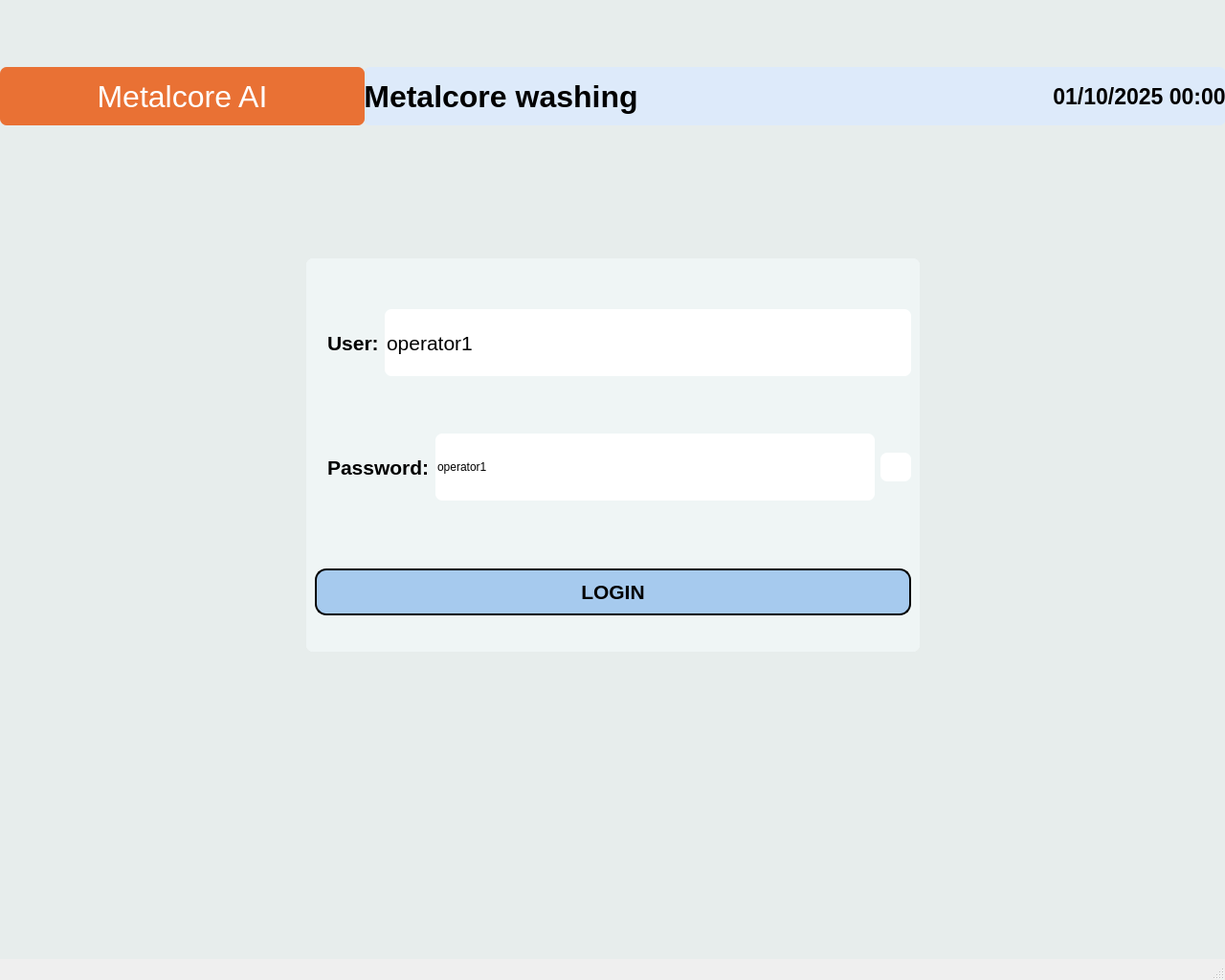
<?xml version="1.0" encoding="UTF-8"?>
<ui version="4.0">
 <class>MainWindow</class>
 <widget class="QMainWindow" name="MainWindow">
  <property name="enabled">
   <bool>true</bool>
  </property>
  <property name="geometry">
   <rect>
    <x>0</x>
    <y>0</y>
    <width>1280</width>
    <height>1024</height>
   </rect>
  </property>
  <property name="sizePolicy">
   <sizepolicy hsizetype="Fixed" vsizetype="Fixed">
    <horstretch>0</horstretch>
    <verstretch>0</verstretch>
   </sizepolicy>
  </property>
  <property name="windowTitle">
   <string>MainWindow</string>
  </property>
  <widget class="QWidget" name="centralwidget">
   <property name="styleSheet">
    <string notr="true">background-color: rgba(231,237,236,255);</string>
   </property>
   <widget class="QWidget" name="widget_2" native="true">
    <property name="geometry">
     <rect>
      <x>320</x>
      <y>270</y>
      <width>641</width>
      <height>411</height>
     </rect>
    </property>
    <property name="styleSheet">
     <string notr="true">
background-color: rgba(239,245,245,255);
border-radius: 7px;</string>
    </property>
    <layout class="QVBoxLayout" name="verticalLayout_3">
     <item>
      <widget class="QWidget" name="widget_9" native="true">
       <property name="maximumSize">
        <size>
         <width>16777215</width>
         <height>20</height>
        </size>
       </property>
       <layout class="QHBoxLayout" name="horizontalLayout_13"/>
      </widget>
     </item>
     <item>
      <widget class="QWidget" name="widget_8" native="true">
       <layout class="QHBoxLayout" name="horizontalLayout_12">
        <item>
         <widget class="QLabel" name="label_14">
          <property name="sizePolicy">
           <sizepolicy hsizetype="Fixed" vsizetype="Preferred">
            <horstretch>0</horstretch>
            <verstretch>0</verstretch>
           </sizepolicy>
          </property>
          <property name="text">
           <string/>
          </property>
          <property name="pixmap">
           <pixmap>all-icons/management.png</pixmap>
          </property>
         </widget>
        </item>
        <item>
         <widget class="QLabel" name="label_13">
          <property name="sizePolicy">
           <sizepolicy hsizetype="Fixed" vsizetype="Preferred">
            <horstretch>0</horstretch>
            <verstretch>0</verstretch>
           </sizepolicy>
          </property>
          <property name="font">
           <font>
            <pointsize>16</pointsize>
            <weight>75</weight>
            <bold>true</bold>
           </font>
          </property>
          <property name="text">
           <string>User:</string>
          </property>
         </widget>
        </item>
        <item>
         <widget class="QLineEdit" name="lineedit_username">
          <property name="sizePolicy">
           <sizepolicy hsizetype="Preferred" vsizetype="Fixed">
            <horstretch>0</horstretch>
            <verstretch>0</verstretch>
           </sizepolicy>
          </property>
          <property name="maximumSize">
           <size>
            <width>1000</width>
            <height>70</height>
           </size>
          </property>
          <property name="font">
           <font>
            <family>MS Shell Dlg 2</family>
            <pointsize>16</pointsize>
            <weight>50</weight>
            <italic>false</italic>
            <bold>false</bold>
           </font>
          </property>
          <property name="styleSheet">
           <string notr="true">background-color: rgb(255, 255, 255);
font: 16pt &quot;MS Shell Dlg 2&quot;;</string>
          </property>
          <property name="text">
           <string>operator1</string>
          </property>
         </widget>
        </item>
       </layout>
      </widget>
     </item>
     <item>
      <widget class="QWidget" name="widget_14" native="true">
       <layout class="QHBoxLayout" name="horizontalLayout_2">
        <item>
         <widget class="QLabel" name="label_10">
          <property name="sizePolicy">
           <sizepolicy hsizetype="Fixed" vsizetype="Preferred">
            <horstretch>0</horstretch>
            <verstretch>0</verstretch>
           </sizepolicy>
          </property>
          <property name="text">
           <string/>
          </property>
          <property name="pixmap">
           <pixmap>all-icons/parameter.png</pixmap>
          </property>
         </widget>
        </item>
        <item>
         <widget class="QLabel" name="label_15">
          <property name="sizePolicy">
           <sizepolicy hsizetype="Fixed" vsizetype="Preferred">
            <horstretch>0</horstretch>
            <verstretch>0</verstretch>
           </sizepolicy>
          </property>
          <property name="font">
           <font>
            <pointsize>16</pointsize>
            <weight>75</weight>
            <bold>true</bold>
           </font>
          </property>
          <property name="text">
           <string>Password:</string>
          </property>
         </widget>
        </item>
        <item>
         <widget class="QLineEdit" name="lineedit_password">
          <property name="maximumSize">
           <size>
            <width>1000</width>
            <height>70</height>
           </size>
          </property>
          <property name="styleSheet">
           <string notr="true">background-color: rgb(255, 255, 255);
font: 16pt &quot;MS Shell Dlg 2&quot;;</string>
          </property>
          <property name="text">
           <string>operator1</string>
          </property>
         </widget>
        </item>
        <item>
         <widget class="QPushButton" name="button_show_password">
          <property name="maximumSize">
           <size>
            <width>50</width>
            <height>30</height>
           </size>
          </property>
          <property name="styleSheet">
           <string notr="true">background-color: rgb(255, 255, 255);</string>
          </property>
          <property name="text">
           <string/>
          </property>
          <property name="icon">
           <iconset>
            <normaloff>all-icons/icons8-show-password-50.png</normaloff>all-icons/icons8-show-password-50.png</iconset>
          </property>
          <property name="iconSize">
           <size>
            <width>30</width>
            <height>30</height>
           </size>
          </property>
         </widget>
        </item>
       </layout>
      </widget>
     </item>
     <item>
      <widget class="QWidget" name="widget_10" native="true">
       <property name="maximumSize">
        <size>
         <width>16777215</width>
         <height>1000</height>
        </size>
       </property>
       <layout class="QHBoxLayout" name="horizontalLayout_14">
        <item>
         <widget class="QPushButton" name="button_login">
          <property name="sizePolicy">
           <sizepolicy hsizetype="Preferred" vsizetype="Fixed">
            <horstretch>0</horstretch>
            <verstretch>0</verstretch>
           </sizepolicy>
          </property>
          <property name="minimumSize">
           <size>
            <width>0</width>
            <height>45</height>
           </size>
          </property>
          <property name="font">
           <font>
            <pointsize>16</pointsize>
            <weight>75</weight>
            <bold>true</bold>
           </font>
          </property>
          <property name="styleSheet">
           <string notr="true">QPushButton {
    background-color: #A6CAEE;
    border: 2px solid black;
    border-radius: 12px;
padding: 10px 10px;
}

QPushButton:hover {
    background-color: qlineargradient(
spread:pad, 
x1:0, y1:0, x2:0, y2:1, 

stop:0 #738B95, 
stop:1 #BAE5F5
    );
}

QPushButton:pressed {
    background-color: qlineargradient(
spread:pad, 
x1:0, y1:0, x2:0, y2:1, 
stop:0  #BAE5F5, 
stop:1 #738B95
);
    padding-top: 6px;   /* tạo cảm giác ấn xuống */
}</string>
          </property>
          <property name="text">
           <string>LOGIN</string>
          </property>
          <property name="icon">
           <iconset>
            <normaloff>all-icons/account-login-24.png</normaloff>all-icons/account-login-24.png</iconset>
          </property>
          <property name="iconSize">
           <size>
            <width>32</width>
            <height>32</height>
           </size>
          </property>
         </widget>
        </item>
       </layout>
      </widget>
     </item>
    </layout>
   </widget>
   <widget class="QWidget" name="layoutWidget">
    <property name="geometry">
     <rect>
      <x>0</x>
      <y>0</y>
      <width>2</width>
      <height>2</height>
     </rect>
    </property>
    <layout class="QHBoxLayout" name="horizontalLayout"/>
   </widget>
   <widget class="QLabel" name="label">
    <property name="geometry">
     <rect>
      <x>0</x>
      <y>70</y>
      <width>1280</width>
      <height>875</height>
     </rect>
    </property>
    <property name="text">
     <string/>
    </property>
    <property name="pixmap">
     <pixmap>logo/background-hinh-nen-powerpoint-don-gian-mau-trang-1170x475.jpg</pixmap>
    </property>
    <property name="scaledContents">
     <bool>true</bool>
    </property>
   </widget>
   <widget class="QWidget" name="headerFrame_3" native="true">
    <property name="geometry">
     <rect>
      <x>0</x>
      <y>0</y>
      <width>1280</width>
      <height>71</height>
     </rect>
    </property>
    <property name="sizePolicy">
     <sizepolicy hsizetype="Preferred" vsizetype="Fixed">
      <horstretch>0</horstretch>
      <verstretch>0</verstretch>
     </sizepolicy>
    </property>
    <property name="minimumSize">
     <size>
      <width>0</width>
      <height>0</height>
     </size>
    </property>
    <property name="styleSheet">
     <string notr="true">background: qlineargradient(
spread:pad, 
x1:0, y1:0, x2:1, y2:0, 
stop:0 #DCDCDC, 
stop:0.5 #787878,
stop:1 #DCDCDC
);

</string>
    </property>
    <layout class="QHBoxLayout" name="horizontalLayout_6">
     <property name="spacing">
      <number>0</number>
     </property>
     <property name="leftMargin">
      <number>9</number>
     </property>
     <property name="topMargin">
      <number>9</number>
     </property>
     <property name="rightMargin">
      <number>9</number>
     </property>
     <property name="bottomMargin">
      <number>9</number>
     </property>
     <item>
      <widget class="QLabel" name="label_30">
       <property name="enabled">
        <bool>true</bool>
       </property>
       <property name="sizePolicy">
        <sizepolicy hsizetype="Preferred" vsizetype="Preferred">
         <horstretch>0</horstretch>
         <verstretch>0</verstretch>
        </sizepolicy>
       </property>
       <property name="minimumSize">
        <size>
         <width>0</width>
         <height>0</height>
        </size>
       </property>
       <property name="maximumSize">
        <size>
         <width>220</width>
         <height>27</height>
        </size>
       </property>
       <property name="mouseTracking">
        <bool>false</bool>
       </property>
       <property name="autoFillBackground">
        <bool>false</bool>
       </property>
       <property name="styleSheet">
        <string notr="true">background-color: rgba(255, 255, 255, 0);</string>
       </property>
       <property name="text">
        <string/>
       </property>
       <property name="textFormat">
        <enum>Qt::AutoText</enum>
       </property>
       <property name="pixmap">
        <pixmap>logo/dong_400x400_398160146-removebg-preview.png</pixmap>
       </property>
       <property name="scaledContents">
        <bool>true</bool>
       </property>
       <property name="alignment">
        <set>Qt::AlignBottom|Qt::AlignLeading|Qt::AlignLeft</set>
       </property>
      </widget>
     </item>
     <item>
      <spacer name="horizontalSpacer">
       <property name="orientation">
        <enum>Qt::Horizontal</enum>
       </property>
       <property name="sizeHint" stdset="0">
        <size>
         <width>40</width>
         <height>20</height>
        </size>
       </property>
      </spacer>
     </item>
     <item>
      <widget class="QLabel" name="label_31">
       <property name="enabled">
        <bool>true</bool>
       </property>
       <property name="maximumSize">
        <size>
         <width>106</width>
         <height>100</height>
        </size>
       </property>
       <property name="autoFillBackground">
        <bool>false</bool>
       </property>
       <property name="styleSheet">
        <string notr="true">background-color:none;
color: white;
FONT-SIZE:35PX;
font-weight: bold;
</string>
       </property>
       <property name="text">
        <string/>
       </property>
       <property name="textFormat">
        <enum>Qt::AutoText</enum>
       </property>
       <property name="pixmap">
        <pixmap>logo/logovision.png</pixmap>
       </property>
       <property name="scaledContents">
        <bool>true</bool>
       </property>
      </widget>
     </item>
    </layout>
   </widget>
   <widget class="QWidget" name="headerFrame_4" native="true">
    <property name="geometry">
     <rect>
      <x>0</x>
      <y>940</y>
      <width>1280</width>
      <height>71</height>
     </rect>
    </property>
    <property name="sizePolicy">
     <sizepolicy hsizetype="Preferred" vsizetype="Fixed">
      <horstretch>0</horstretch>
      <verstretch>0</verstretch>
     </sizepolicy>
    </property>
    <property name="minimumSize">
     <size>
      <width>0</width>
      <height>0</height>
     </size>
    </property>
    <property name="styleSheet">
     <string notr="true">background: qlineargradient(
spread:pad, 
x1:0, y1:0, x2:1, y2:0, 
stop:0 #DCDCDC, 
stop:0.5 #787878,
stop:1 #DCDCDC
);

</string>
    </property>
    <layout class="QHBoxLayout" name="horizontalLayout_24">
     <property name="spacing">
      <number>0</number>
     </property>
     <property name="leftMargin">
      <number>9</number>
     </property>
     <property name="topMargin">
      <number>9</number>
     </property>
     <property name="rightMargin">
      <number>9</number>
     </property>
     <property name="bottomMargin">
      <number>9</number>
     </property>
    </layout>
   </widget>
   <widget class="QWidget" name="widget_4" native="true">
    <property name="geometry">
     <rect>
      <x>380</x>
      <y>70</y>
      <width>901</width>
      <height>61</height>
     </rect>
    </property>
    <property name="styleSheet">
     <string notr="true">background-color: rgba(221,234,250,255);
border-radius: 7px;</string>
    </property>
    <layout class="QHBoxLayout" name="horizontalLayout_9">
     <item>
      <widget class="QLabel" name="label_2">
       <property name="sizePolicy">
        <sizepolicy hsizetype="Fixed" vsizetype="Preferred">
         <horstretch>0</horstretch>
         <verstretch>0</verstretch>
        </sizepolicy>
       </property>
       <property name="font">
        <font>
         <pointsize>24</pointsize>
         <weight>75</weight>
         <bold>true</bold>
        </font>
       </property>
       <property name="styleSheet">
        <string notr="true">background-color: rgba(233, 113, 52, 0);
border-radius: 7px;</string>
       </property>
       <property name="text">
        <string>Metalcore washing</string>
       </property>
       <property name="alignment">
        <set>Qt::AlignCenter</set>
       </property>
      </widget>
     </item>
     <item>
      <spacer name="horizontalSpacer_2">
       <property name="orientation">
        <enum>Qt::Horizontal</enum>
       </property>
       <property name="sizeHint" stdset="0">
        <size>
         <width>40</width>
         <height>20</height>
        </size>
       </property>
      </spacer>
     </item>
     <item>
      <widget class="QLabel" name="label_116">
       <property name="sizePolicy">
        <sizepolicy hsizetype="Fixed" vsizetype="Preferred">
         <horstretch>0</horstretch>
         <verstretch>0</verstretch>
        </sizepolicy>
       </property>
       <property name="font">
        <font>
         <pointsize>17</pointsize>
         <weight>75</weight>
         <bold>true</bold>
        </font>
       </property>
       <property name="styleSheet">
        <string notr="true">background-color: rgba(233, 113, 52, 0);
border-radius: 7px;</string>
       </property>
       <property name="text">
        <string/>
       </property>
       <property name="pixmap">
        <pixmap>all-icons/clock-6-24.png</pixmap>
       </property>
       <property name="alignment">
        <set>Qt::AlignCenter</set>
       </property>
      </widget>
     </item>
     <item>
      <widget class="QLabel" name="label_clock">
       <property name="sizePolicy">
        <sizepolicy hsizetype="Fixed" vsizetype="Preferred">
         <horstretch>0</horstretch>
         <verstretch>0</verstretch>
        </sizepolicy>
       </property>
       <property name="font">
        <font>
         <pointsize>17</pointsize>
         <weight>75</weight>
         <bold>true</bold>
        </font>
       </property>
       <property name="styleSheet">
        <string notr="true">background-color: rgba(233, 113, 52, 0);
border-radius: 7px;</string>
       </property>
       <property name="text">
        <string>01/10/2025 00:00</string>
       </property>
       <property name="alignment">
        <set>Qt::AlignCenter</set>
       </property>
      </widget>
     </item>
    </layout>
   </widget>
   <widget class="QLabel" name="label_4">
    <property name="geometry">
     <rect>
      <x>0</x>
      <y>70</y>
      <width>381</width>
      <height>61</height>
     </rect>
    </property>
    <property name="font">
     <font>
      <pointsize>24</pointsize>
     </font>
    </property>
    <property name="styleSheet">
     <string notr="true">background-color: rgb(233, 113, 52);
color: rgb(255, 255, 255);
border-radius: 7px;</string>
    </property>
    <property name="text">
     <string>Metalcore AI</string>
    </property>
    <property name="alignment">
     <set>Qt::AlignCenter</set>
    </property>
   </widget>
   <zorder>label</zorder>
   <zorder>widget_2</zorder>
   <zorder>layoutWidget</zorder>
   <zorder>headerFrame_3</zorder>
   <zorder>headerFrame_4</zorder>
   <zorder>widget_4</zorder>
   <zorder>label_4</zorder>
  </widget>
  <widget class="QStatusBar" name="statusBar"/>
  <action name="actionLoad_Model_AI">
   <property name="text">
    <string>Load Model AI</string>
   </property>
  </action>
  <action name="actionSave_Setting">
   <property name="text">
    <string>Save Settings</string>
   </property>
  </action>
  <action name="actionDisconnect_Camera">
   <property name="text">
    <string>Disconnect Camera</string>
   </property>
  </action>
  <action name="actionSelect_the_path_to_save_image">
   <property name="text">
    <string>Select the path to save image</string>
   </property>
  </action>
  <action name="Return_Fom1">
   <property name="text">
    <string>Return Form1</string>
   </property>
  </action>
  <action name="actionReturn_Login">
   <property name="text">
    <string>Return Login</string>
   </property>
  </action>
 </widget>
 <resources/>
 <connections/>
</ui>
